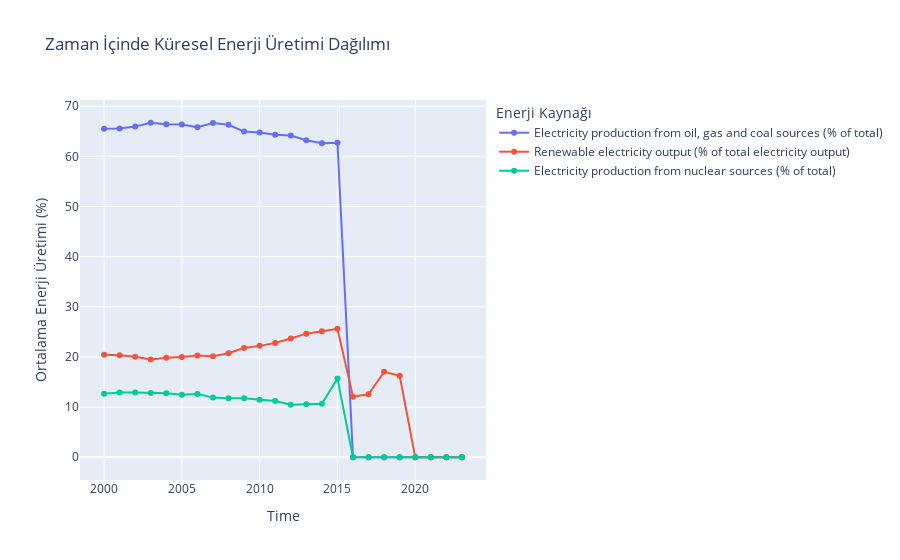

Here is the notebook cell this chart was saved with:
### Code cell
# Sayısal sütunları belirleyip dönüştürme
energy_columns = [
    "Electricity production from oil, gas and coal sources (% of total)",
    "Renewable electricity output (% of total electricity output)",
    "Electricity production from nuclear sources (% of total)"
]

df[energy_columns] = df[energy_columns].apply(pd.to_numeric, errors="coerce")  # Sayısal olmayanları NaN yap

# Zaman içindeki enerji üretim trendlerini hesapla
df_trend = df.groupby("Time")[energy_columns].mean().reset_index()

# Eksik değerleri doldur (Gerekirse)
df_trend = df_trend.fillna(0)

# **Zaman İçinde Enerji Üretim Kaynaklarının Değişimi (Line Chart)**
fig_energy_trend = px.line(
    df_trend,
    x="Time",
    y=energy_columns,
    title="Zaman İçinde Küresel Enerji Üretimi Dağılımı",
    labels={"value": "Ortalama Enerji Üretimi (%)", "variable": "Enerji Kaynağı"},
    markers=True
)

fig_energy_trend.show()

### Figure 1 — Plotly figure (JSON) as saved in the notebook; plotly's stock layout.template omitted (floating-point values rounded to 4 significant figures)
{"data": [{"hovertemplate": "Enerji Kaynağı=Electricity production from oil, gas and coal sources (% of total)<br>Time=%{x}<br>Ortalama Enerji Üretimi (%)=%{y}<extra></extra>", "legendgroup": "Electricity production from oil, gas and coal sources (% of total)", "line": {"color": "#636efa", "dash": "solid"}, "marker": {"symbol": "circle"}, "mode": "lines+markers", "name": "Electricity production from oil, gas and coal sources (% of total)", "orientation": "v", "showlegend": true, "type": "scatter", "x": [2000, 2001, 2002, 2003, 2004, 2005, 2006, 2007, 2008, 2009, 2010, 2011, 2012, 2013, 2014, 2015, 2016, 2017, 2018, 2019, 2020, 2021, 2022, 2023], "xaxis": "x", "y": [65.51, 65.55, 65.94, 66.71, 66.41, 66.36, 65.81, 66.66, 66.3, 64.94, 64.75, 64.31, 64.14, 63.23, 62.63, 62.7, 0, 0, 0, 0, 0, 0, 0, 0], "yaxis": "y"}, {"hovertemplate": "Enerji Kaynağı=Renewable electricity output (% of total electricity output)<br>Time=%{x}<br>Ortalama Enerji Üretimi (%)=%{y}<extra></extra>", "legendgroup": "Renewable electricity output (% of total electricity output)", "line": {"color": "#EF553B", "dash": "solid"}, "marker": {"symbol": "circle"}, "mode": "lines+markers", "name": "Renewable electricity output (% of total electricity output)", "orientation": "v", "showlegend": true, "type": "scatter", "x": [2000, 2001, 2002, 2003, 2004, 2005, 2006, 2007, 2008, 2009, 2010, 2011, 2012, 2013, 2014, 2015, 2016, 2017, 2018, 2019, 2020, 2021, 2022, 2023], "xaxis": "x", "y": [20.44, 20.35, 20.04, 19.5, 19.83, 19.98, 20.29, 20.14, 20.73, 21.77, 22.21, 22.77, 23.67, 24.65, 25.14, 25.61, 12.07, 12.56, 17.04, 16.25, 0, 0, 0, 0], "yaxis": "y"}, {"hovertemplate": "Enerji Kaynağı=Electricity production from nuclear sources (% of total)<br>Time=%{x}<br>Ortalama Enerji Üretimi (%)=%{y}<extra></extra>", "legendgroup": "Electricity production from nuclear sources (% of total)", "line": {"color": "#00cc96", "dash": "solid"}, "marker": {"symbol": "circle"}, "mode": "lines+markers", "name": "Electricity production from nuclear sources (% of total)", "orientation": "v", "showlegend": true, "type": "scatter", "x": [2000, 2001, 2002, 2003, 2004, 2005, 2006, 2007, 2008, 2009, 2010, 2011, 2012, 2013, 2014, 2015, 2016, 2017, 2018, 2019, 2020, 2021, 2022, 2023], "xaxis": "x", "y": [12.68, 12.91, 12.9, 12.79, 12.75, 12.47, 12.62, 11.89, 11.75, 11.77, 11.47, 11.23, 10.49, 10.58, 10.66, 15.68, 0, 0, 0, 0, 0, 0, 0, 0], "yaxis": "y"}], "layout": {"autosize": true, "legend": {"title": {"text": "Enerji Kaynağı"}, "tracegroupgap": 0}, "title": {"text": "Zaman İçinde Küresel Enerji Üretimi Dağılımı"}, "xaxis": {"anchor": "y", "autorange": true, "domain": [0, 1], "range": [1999.0, 2024.0], "title": {"text": "Time"}, "type": "linear"}, "yaxis": {"anchor": "x", "autorange": true, "domain": [0, 1], "range": [-5.505, 72.21], "title": {"text": "Ortalama Enerji Üretimi (%)"}, "type": "linear"}}}
